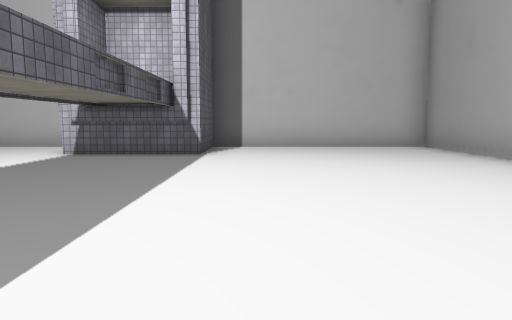
[1] (above)

12 first-person views from a walk through a Unity game level. The camera is 1.3 m above the floor, tilts 6° down and sees 70° across. The floor is counted in squares, 2 m on a side. Each view is taken from the middle of a square. On the plan, view 1 faces up. The plan holds only what a view shows up to about 11 squares ahead; the rest is blank. The place goes on beyond the plan. The player is left out. Some surface patterns are stand-ins.

[2]
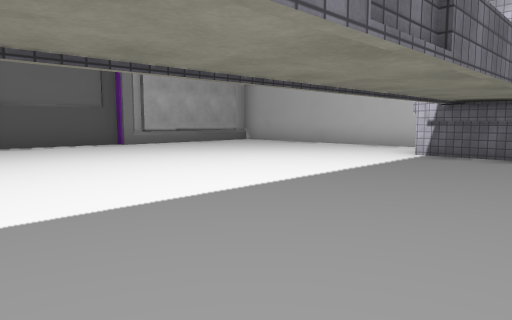

[3]
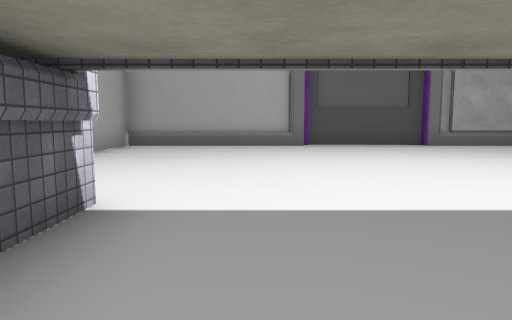

[4]
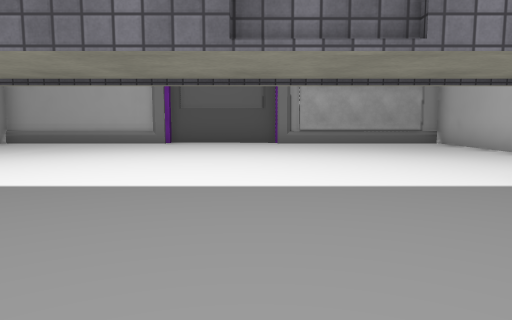

[5]
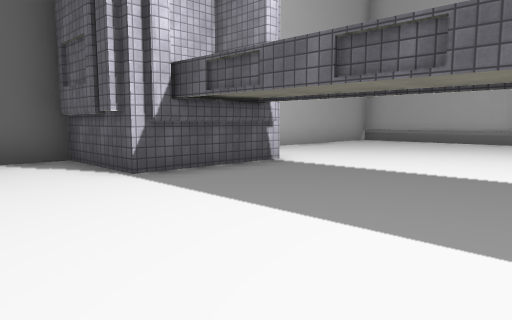

[6]
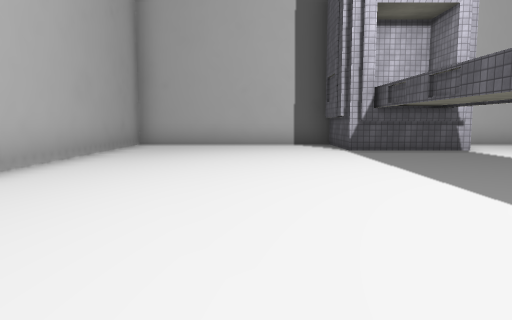

[7]
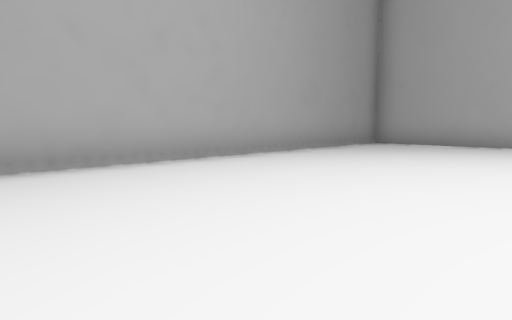

[8]
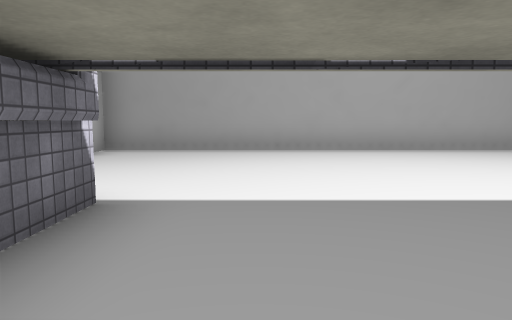

[9]
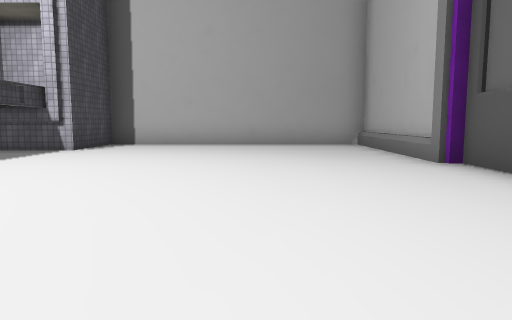

[10]
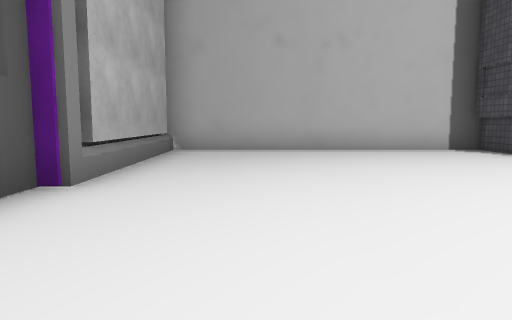

[11]
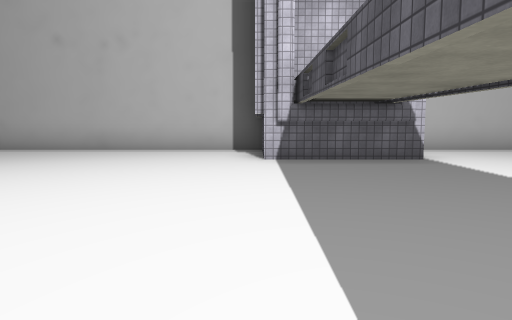

[12]
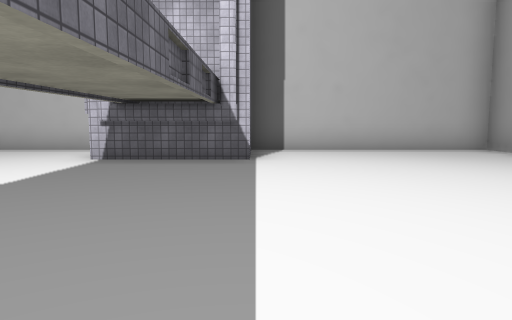

### Floor plan
Points are (right, up) in squares from view 1. A wall is a line through its corners. A room is listed if a view was taken in it or the views show most of it. See-through windows are left out.
Room 1 (views 1, 2, 3, 4, 5, 6, 7, 8, 9, 10, 11, 12)
walls: (-3.9, -1.3) (-1.1, -1.3); (-1.1, 7.3) (-3.9, 7.3); (-3.9, 8) (-3.9, 9.5) (-10.9, 9.5) (-10.9, 4.6) (-11.2, 4.6) (-11.2, 1.4) (-10.9, 1.4) (-10.9, -3.5); (-11.2, 1) (-11.2, -3.5) (-3.9, -3.5) (-3.9, -1.1) (-1.1, -1.1) (-1.1, -3.5) (4.4, -3.5) (4.4, 9.5) (-1.1, 9.5) (-1.1, 7.1) (-3.6, 7.1); (-11.2, 8) (-11.2, 5)

Where each view was taken, in squares from view 1:
view 1: 0 up, 0 right, facing up
view 2: 0 up, 1 left, facing up-left
view 3: 0 up, 1 left, facing left
view 4: 4 up, 0 right, facing left
view 5: 3 up, 1 right, facing down-left
view 6: 7 up, 1 right, facing down
view 7: 7 up, 1 left, facing down-right
view 8: 6 up, 4 left, facing right
view 9: 7 up, 8 left, facing down
view 10: 1 up, 9 left, facing up
view 11: 1 up, 4 left, facing up
view 12: 1 up, 1 left, facing up
